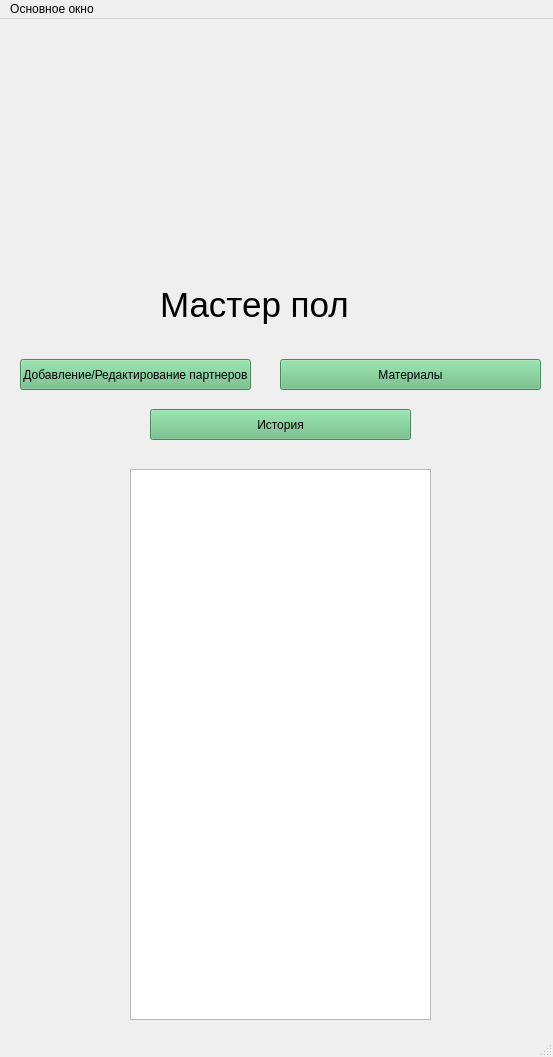
<?xml version="1.0" encoding="UTF-8"?>
<ui version="4.0">
 <class>MainWindow</class>
 <widget class="QMainWindow" name="MainWindow">
  <property name="geometry">
   <rect>
    <x>0</x>
    <y>0</y>
    <width>553</width>
    <height>1057</height>
   </rect>
  </property>
  <property name="windowTitle">
   <string>MainWindow</string>
  </property>
  <widget class="QWidget" name="centralwidget">
   <widget class="QTextEdit" name="textEdit">
    <property name="geometry">
     <rect>
      <x>130</x>
      <y>450</y>
      <width>301</width>
      <height>551</height>
     </rect>
    </property>
    <property name="html">
     <string>&lt;!DOCTYPE HTML PUBLIC &quot;-//W3C//DTD HTML 4.0//EN&quot; &quot;http://www.w3.org/TR/REC-html40/strict.dtd&quot;&gt;
&lt;html&gt;&lt;head&gt;&lt;meta name=&quot;qrichtext&quot; content=&quot;1&quot; /&gt;&lt;style type=&quot;text/css&quot;&gt;
p, li { white-space: pre-wrap; }
&lt;/style&gt;&lt;/head&gt;&lt;body style=&quot; font-family:'MS Shell Dlg 2'; font-size:8.25pt; font-weight:400; font-style:normal;&quot;&gt;
&lt;p style=&quot;-qt-paragraph-type:empty; margin-top:0px; margin-bottom:0px; margin-left:0px; margin-right:0px; -qt-block-indent:0; text-indent:0px;&quot;&gt;&lt;br /&gt;&lt;/p&gt;&lt;/body&gt;&lt;/html&gt;</string>
    </property>
   </widget>
   <widget class="QPushButton" name="pushButton">
    <property name="geometry">
     <rect>
      <x>20</x>
      <y>340</y>
      <width>231</width>
      <height>31</height>
     </rect>
    </property>
    <property name="font">
     <font>
      <family>Segoe UI</family>
     </font>
    </property>
    <property name="styleSheet">
     <string notr="true">background-color: rgb(103, 186, 128);</string>
    </property>
    <property name="text">
     <string>Добавление/Редактирование партнеров</string>
    </property>
   </widget>
   <widget class="QPushButton" name="pushButton_2">
    <property name="geometry">
     <rect>
      <x>280</x>
      <y>340</y>
      <width>261</width>
      <height>31</height>
     </rect>
    </property>
    <property name="font">
     <font>
      <family>Segoe UI</family>
     </font>
    </property>
    <property name="styleSheet">
     <string notr="true">background-color: rgb(103, 186, 128);</string>
    </property>
    <property name="text">
     <string>Материалы</string>
    </property>
   </widget>
   <widget class="QLabel" name="label">
    <property name="geometry">
     <rect>
      <x>130</x>
      <y>10</y>
      <width>261</width>
      <height>231</height>
     </rect>
    </property>
    <property name="text">
     <string/>
    </property>
    <property name="pixmap">
     <pixmap>../Ресурсы/Мастер пол.ico</pixmap>
    </property>
    <property name="scaledContents">
     <bool>false</bool>
    </property>
   </widget>
   <widget class="QLabel" name="label_2">
    <property name="geometry">
     <rect>
      <x>160</x>
      <y>260</y>
      <width>221</width>
      <height>51</height>
     </rect>
    </property>
    <property name="font">
     <font>
      <family>Segoe UI</family>
      <pointsize>26</pointsize>
     </font>
    </property>
    <property name="text">
     <string>Мастер пол</string>
    </property>
   </widget>
   <widget class="QPushButton" name="pushButton_3">
    <property name="geometry">
     <rect>
      <x>150</x>
      <y>390</y>
      <width>261</width>
      <height>31</height>
     </rect>
    </property>
    <property name="font">
     <font>
      <family>Segoe UI</family>
     </font>
    </property>
    <property name="styleSheet">
     <string notr="true">background-color: rgb(103, 186, 128);</string>
    </property>
    <property name="text">
     <string>История</string>
    </property>
   </widget>
  </widget>
  <widget class="QMenuBar" name="menubar">
   <property name="geometry">
    <rect>
     <x>0</x>
     <y>0</y>
     <width>553</width>
     <height>21</height>
    </rect>
   </property>
   <widget class="QMenu" name="menu">
    <property name="title">
     <string>Основное окно</string>
    </property>
   </widget>
   <addaction name="menu"/>
  </widget>
  <widget class="QStatusBar" name="statusbar"/>
 </widget>
 <resources/>
 <connections/>
</ui>
